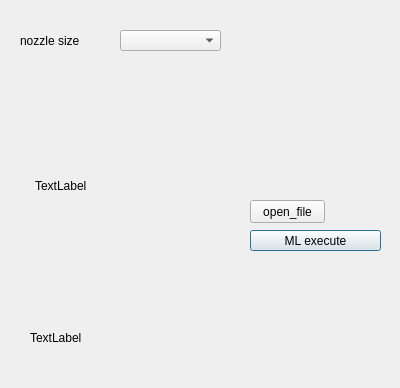
<?xml version="1.0" encoding="UTF-8"?>
<ui version="4.0">
 <class>flowrate</class>
 <widget class="QDialog" name="flowrate">
  <property name="geometry">
   <rect>
    <x>0</x>
    <y>0</y>
    <width>400</width>
    <height>388</height>
   </rect>
  </property>
  <property name="windowTitle">
   <string>Dialog</string>
  </property>
  <widget class="QLabel" name="label">
   <property name="geometry">
    <rect>
     <x>20</x>
     <y>30</y>
     <width>81</width>
     <height>21</height>
    </rect>
   </property>
   <property name="text">
    <string>nozzle size</string>
   </property>
  </widget>
  <widget class="QPushButton" name="btn_main">
   <property name="geometry">
    <rect>
     <x>250</x>
     <y>230</y>
     <width>131</width>
     <height>21</height>
    </rect>
   </property>
   <property name="text">
    <string>ML execute</string>
   </property>
  </widget>
  <widget class="QPushButton" name="open_file">
   <property name="geometry">
    <rect>
     <x>250</x>
     <y>200</y>
     <width>75</width>
     <height>23</height>
    </rect>
   </property>
   <property name="text">
    <string>open_file</string>
   </property>
  </widget>
  <widget class="QComboBox" name="comboBox">
   <property name="geometry">
    <rect>
     <x>120</x>
     <y>30</y>
     <width>101</width>
     <height>21</height>
    </rect>
   </property>
  </widget>
  <widget class="QLabel" name="label_2">
   <property name="geometry">
    <rect>
     <x>35</x>
     <y>70</y>
     <width>191</width>
     <height>231</height>
    </rect>
   </property>
   <property name="text">
    <string>TextLabel</string>
   </property>
  </widget>
  <widget class="QLabel" name="label_3">
   <property name="geometry">
    <rect>
     <x>30</x>
     <y>330</y>
     <width>64</width>
     <height>15</height>
    </rect>
   </property>
   <property name="text">
    <string>TextLabel</string>
   </property>
  </widget>
 </widget>
 <resources/>
 <connections>
  <connection>
   <sender>btn_main</sender>
   <signal>clicked()</signal>
   <receiver>flowrate</receiver>
   <slot>btn_main_to_second()</slot>
   <hints>
    <hint type="sourcelabel">
     <x>307</x>
     <y>225</y>
    </hint>
    <hint type="destinationlabel">
     <x>353</x>
     <y>262</y>
    </hint>
   </hints>
  </connection>
  <connection>
   <sender>open_file</sender>
   <signal>clicked()</signal>
   <receiver>flowrate</receiver>
   <slot>btn_file_open()</slot>
   <hints>
    <hint type="sourcelabel">
     <x>267</x>
     <y>204</y>
    </hint>
    <hint type="destinationlabel">
     <x>199</x>
     <y>266</y>
    </hint>
   </hints>
  </connection>
  <connection>
   <sender>comboBox</sender>
   <signal>activated(QString)</signal>
   <receiver>flowrate</receiver>
   <slot>comb_nozzle_diameter()</slot>
   <hints>
    <hint type="sourcelabel">
     <x>172</x>
     <y>46</y>
    </hint>
    <hint type="destinationlabel">
     <x>217</x>
     <y>359</y>
    </hint>
   </hints>
  </connection>
 </connections>
 <slots>
  <slot>slot1()</slot>
  <slot>btn_main_to_second()</slot>
  <slot>btn_file_open()</slot>
  <slot>comb_nozzle_diameter()</slot>
 </slots>
</ui>
